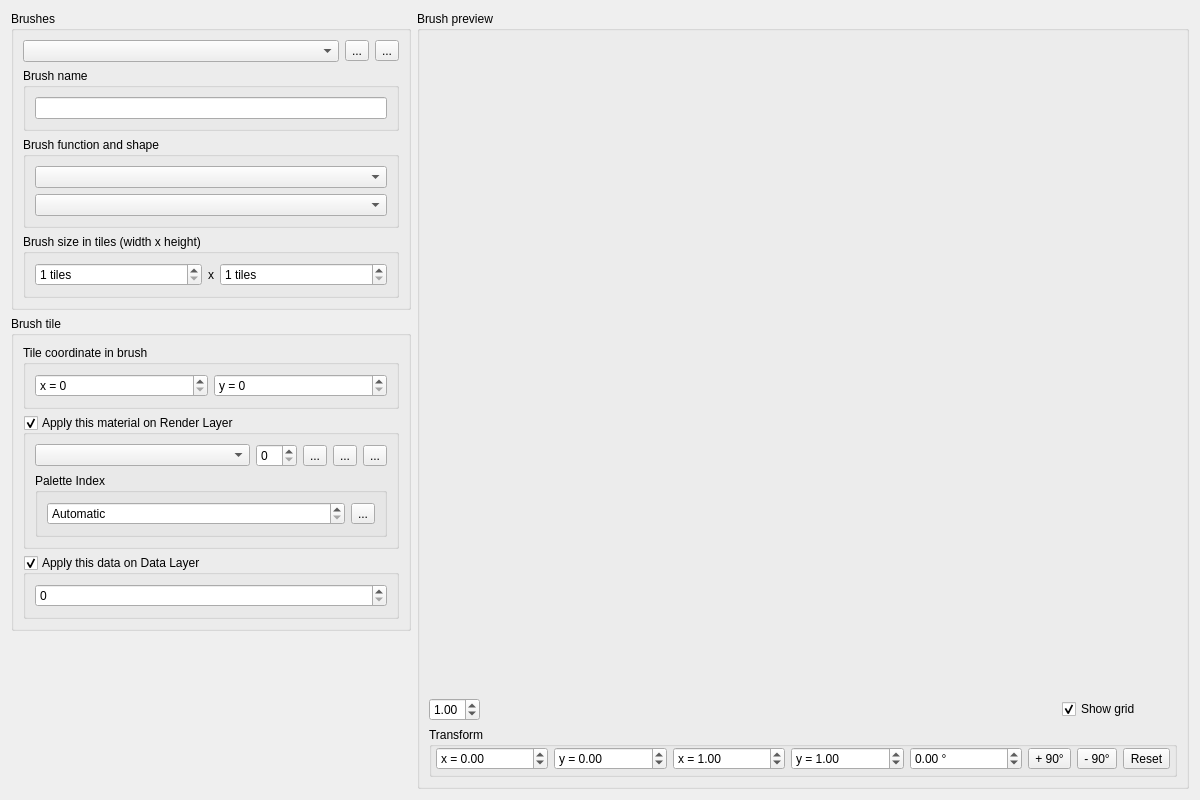
<?xml version="1.0" encoding="UTF-8"?>
<ui version="4.0">
 <class>DlgTileTool</class>
 <widget class="QDialog" name="DlgTileTool">
  <property name="geometry">
   <rect>
    <x>0</x>
    <y>0</y>
    <width>1200</width>
    <height>800</height>
   </rect>
  </property>
  <property name="windowTitle">
   <string>Brush Editor</string>
  </property>
  <property name="windowIcon">
   <iconset resource="../resource/resource.qrc">
    <normaloff>:/16x16_ico_png/brush.png</normaloff>:/16x16_ico_png/brush.png</iconset>
  </property>
  <layout class="QHBoxLayout" name="horizontalLayout_5">
   <item>
    <layout class="QVBoxLayout" name="verticalLayout_5">
     <item>
      <widget class="QGroupBox" name="groupBox">
       <property name="sizePolicy">
        <sizepolicy hsizetype="Maximum" vsizetype="Preferred">
         <horstretch>0</horstretch>
         <verstretch>0</verstretch>
        </sizepolicy>
       </property>
       <property name="minimumSize">
        <size>
         <width>400</width>
         <height>0</height>
        </size>
       </property>
       <property name="title">
        <string>Brushes</string>
       </property>
       <property name="flat">
        <bool>false</bool>
       </property>
       <layout class="QVBoxLayout" name="verticalLayout_2">
        <item>
         <layout class="QHBoxLayout" name="horizontalLayout_7">
          <item>
           <widget class="QComboBox" name="cmbTool">
            <property name="editable">
             <bool>false</bool>
            </property>
           </widget>
          </item>
          <item>
           <widget class="QToolButton" name="btnAddTool">
            <property name="toolTip">
             <string>Add a new tool</string>
            </property>
            <property name="text">
             <string>...</string>
            </property>
            <property name="icon">
             <iconset resource="../resource/resource.qrc">
              <normaloff>:/16x16_ico_png/add.png</normaloff>:/16x16_ico_png/add.png</iconset>
            </property>
            <property name="arrowType">
             <enum>Qt::NoArrow</enum>
            </property>
           </widget>
          </item>
          <item>
           <widget class="QToolButton" name="btnDelTool">
            <property name="toolTip">
             <string>Delete current tool</string>
            </property>
            <property name="text">
             <string>...</string>
            </property>
            <property name="icon">
             <iconset resource="../resource/resource.qrc">
              <normaloff>:/16x16_ico_png/delete.png</normaloff>:/16x16_ico_png/delete.png</iconset>
            </property>
            <property name="arrowType">
             <enum>Qt::NoArrow</enum>
            </property>
           </widget>
          </item>
         </layout>
        </item>
        <item>
         <widget class="QGroupBox" name="groupBox_3">
          <property name="title">
           <string>Brush name</string>
          </property>
          <property name="flat">
           <bool>true</bool>
          </property>
          <layout class="QVBoxLayout" name="verticalLayout">
           <item>
            <widget class="QLineEdit" name="toolName"/>
           </item>
          </layout>
         </widget>
        </item>
        <item>
         <widget class="QGroupBox" name="groupBox_7">
          <property name="title">
           <string>Brush function and shape</string>
          </property>
          <property name="flat">
           <bool>true</bool>
          </property>
          <layout class="QVBoxLayout" name="verticalLayout_6">
           <item>
            <widget class="QComboBox" name="cmbToolFunction"/>
           </item>
           <item>
            <widget class="QComboBox" name="cmbToolShape"/>
           </item>
          </layout>
         </widget>
        </item>
        <item>
         <widget class="QGroupBox" name="groupBox_4">
          <property name="title">
           <string>Brush size in tiles (width x height)</string>
          </property>
          <property name="flat">
           <bool>true</bool>
          </property>
          <layout class="QHBoxLayout" name="horizontalLayout">
           <item>
            <widget class="QSpinBox" name="toolWidth">
             <property name="sizePolicy">
              <sizepolicy hsizetype="Preferred" vsizetype="Fixed">
               <horstretch>0</horstretch>
               <verstretch>0</verstretch>
              </sizepolicy>
             </property>
             <property name="suffix">
              <string> tiles</string>
             </property>
             <property name="minimum">
              <number>1</number>
             </property>
             <property name="maximum">
              <number>1024</number>
             </property>
            </widget>
           </item>
           <item>
            <widget class="QLabel" name="label_15">
             <property name="sizePolicy">
              <sizepolicy hsizetype="Maximum" vsizetype="Preferred">
               <horstretch>0</horstretch>
               <verstretch>0</verstretch>
              </sizepolicy>
             </property>
             <property name="text">
              <string>x</string>
             </property>
            </widget>
           </item>
           <item>
            <widget class="QSpinBox" name="toolHeight">
             <property name="sizePolicy">
              <sizepolicy hsizetype="Preferred" vsizetype="Fixed">
               <horstretch>0</horstretch>
               <verstretch>0</verstretch>
              </sizepolicy>
             </property>
             <property name="suffix">
              <string> tiles</string>
             </property>
             <property name="minimum">
              <number>1</number>
             </property>
             <property name="maximum">
              <number>1024</number>
             </property>
            </widget>
           </item>
          </layout>
         </widget>
        </item>
       </layout>
      </widget>
     </item>
     <item>
      <widget class="QGroupBox" name="currentTile">
       <property name="minimumSize">
        <size>
         <width>400</width>
         <height>0</height>
        </size>
       </property>
       <property name="title">
        <string>Brush tile</string>
       </property>
       <layout class="QVBoxLayout" name="verticalLayout_3">
        <item>
         <widget class="QGroupBox" name="groupBox_8">
          <property name="title">
           <string>Tile coordinate in brush</string>
          </property>
          <property name="flat">
           <bool>true</bool>
          </property>
          <layout class="QHBoxLayout" name="horizontalLayout_2">
           <item>
            <widget class="QSpinBox" name="tileCol">
             <property name="prefix">
              <string>x = </string>
             </property>
            </widget>
           </item>
           <item>
            <widget class="QSpinBox" name="tileRow">
             <property name="prefix">
              <string>y = </string>
             </property>
            </widget>
           </item>
          </layout>
         </widget>
        </item>
        <item>
         <widget class="QGroupBox" name="material">
          <property name="title">
           <string>Apply this material on Render Layer</string>
          </property>
          <property name="flat">
           <bool>true</bool>
          </property>
          <property name="checkable">
           <bool>true</bool>
          </property>
          <layout class="QVBoxLayout" name="verticalLayout_7">
           <item>
            <layout class="QHBoxLayout" name="horizontalLayout_3">
             <item>
              <widget class="QComboBox" name="cmbToolMaterial">
               <property name="sizePolicy">
                <sizepolicy hsizetype="Preferred" vsizetype="Fixed">
                 <horstretch>0</horstretch>
                 <verstretch>0</verstretch>
                </sizepolicy>
               </property>
               <property name="placeholderText">
                <string/>
               </property>
              </widget>
             </item>
             <item>
              <widget class="QSpinBox" name="tileIndex">
               <property name="sizePolicy">
                <sizepolicy hsizetype="Maximum" vsizetype="Fixed">
                 <horstretch>0</horstretch>
                 <verstretch>0</verstretch>
                </sizepolicy>
               </property>
              </widget>
             </item>
             <item>
              <widget class="QToolButton" name="btnSelectToolMaterial">
               <property name="toolTip">
                <string>Select tool material</string>
               </property>
               <property name="text">
                <string>...</string>
               </property>
               <property name="icon">
                <iconset resource="../resource/resource.qrc">
                 <normaloff>:/16x16_ico_png/material.png</normaloff>:/16x16_ico_png/material.png</iconset>
               </property>
               <property name="arrowType">
                <enum>Qt::NoArrow</enum>
               </property>
              </widget>
             </item>
             <item>
              <widget class="QToolButton" name="btnSetToolMaterialParams">
               <property name="toolTip">
                <string>Set tool material parameters</string>
               </property>
               <property name="text">
                <string>...</string>
               </property>
               <property name="icon">
                <iconset resource="../resource/resource.qrc">
                 <normaloff>:/16x16_ico_png/edit.png</normaloff>:/16x16_ico_png/edit.png</iconset>
               </property>
              </widget>
             </item>
             <item>
              <widget class="QToolButton" name="btnEditToolMaterial">
               <property name="toolTip">
                <string>Edit tool material</string>
               </property>
               <property name="text">
                <string>...</string>
               </property>
               <property name="icon">
                <iconset resource="../resource/resource.qrc">
                 <normaloff>:/16x16_ico_png/material_go.png</normaloff>:/16x16_ico_png/material_go.png</iconset>
               </property>
               <property name="arrowType">
                <enum>Qt::NoArrow</enum>
               </property>
              </widget>
             </item>
            </layout>
           </item>
           <item>
            <widget class="QGroupBox" name="groupBox_6">
             <property name="title">
              <string>Palette Index</string>
             </property>
             <property name="flat">
              <bool>true</bool>
             </property>
             <layout class="QHBoxLayout" name="horizontalLayout_4">
              <item>
               <widget class="QSpinBox" name="toolPaletteIndex">
                <property name="sizePolicy">
                 <sizepolicy hsizetype="Preferred" vsizetype="Fixed">
                  <horstretch>0</horstretch>
                  <verstretch>0</verstretch>
                 </sizepolicy>
                </property>
                <property name="specialValueText">
                 <string>Automatic</string>
                </property>
                <property name="suffix">
                 <string/>
                </property>
                <property name="prefix">
                 <string/>
                </property>
                <property name="minimum">
                 <number>-1</number>
                </property>
                <property name="maximum">
                 <number>255</number>
                </property>
                <property name="value">
                 <number>-1</number>
                </property>
               </widget>
              </item>
              <item>
               <widget class="QToolButton" name="btnResetPaletteIndex">
                <property name="toolTip">
                 <string>Reset palette indexing to 'Automatic'</string>
                </property>
                <property name="text">
                 <string>...</string>
                </property>
                <property name="icon">
                 <iconset resource="../resource/resource.qrc">
                  <normaloff>:/16x16_ico_png/reset.png</normaloff>:/16x16_ico_png/reset.png</iconset>
                </property>
                <property name="autoRaise">
                 <bool>false</bool>
                </property>
                <property name="arrowType">
                 <enum>Qt::NoArrow</enum>
                </property>
               </widget>
              </item>
             </layout>
            </widget>
           </item>
          </layout>
         </widget>
        </item>
        <item>
         <widget class="QGroupBox" name="data">
          <property name="title">
           <string>Apply this data on Data Layer</string>
          </property>
          <property name="flat">
           <bool>true</bool>
          </property>
          <property name="checkable">
           <bool>true</bool>
          </property>
          <layout class="QVBoxLayout" name="verticalLayout_8">
           <item>
            <widget class="QSpinBox" name="toolValue">
             <property name="sizePolicy">
              <sizepolicy hsizetype="Preferred" vsizetype="Fixed">
               <horstretch>0</horstretch>
               <verstretch>0</verstretch>
              </sizepolicy>
             </property>
             <property name="stepType">
              <enum>QAbstractSpinBox::AdaptiveDecimalStepType</enum>
             </property>
            </widget>
           </item>
          </layout>
         </widget>
        </item>
       </layout>
      </widget>
     </item>
     <item>
      <spacer name="verticalSpacer_2">
       <property name="orientation">
        <enum>Qt::Vertical</enum>
       </property>
       <property name="sizeType">
        <enum>QSizePolicy::MinimumExpanding</enum>
       </property>
       <property name="sizeHint" stdset="0">
        <size>
         <width>20</width>
         <height>40</height>
        </size>
       </property>
      </spacer>
     </item>
    </layout>
   </item>
   <item>
    <widget class="QGroupBox" name="groupBox_2">
     <property name="title">
      <string>Brush preview</string>
     </property>
     <layout class="QVBoxLayout" name="verticalLayout_4">
      <item>
       <widget class="gui::GfxWidget" name="widget" native="true">
        <property name="sizePolicy">
         <sizepolicy hsizetype="MinimumExpanding" vsizetype="MinimumExpanding">
          <horstretch>0</horstretch>
          <verstretch>0</verstretch>
         </sizepolicy>
        </property>
        <property name="focusPolicy">
         <enum>Qt::StrongFocus</enum>
        </property>
       </widget>
      </item>
      <item>
       <layout class="QHBoxLayout" name="horizontalLayout_6">
        <item>
         <widget class="QDoubleSpinBox" name="zoom">
          <property name="minimum">
           <double>0.100000000000000</double>
          </property>
          <property name="maximum">
           <double>5.000000000000000</double>
          </property>
          <property name="singleStep">
           <double>0.100000000000000</double>
          </property>
          <property name="stepType">
           <enum>QAbstractSpinBox::AdaptiveDecimalStepType</enum>
          </property>
          <property name="value">
           <double>1.000000000000000</double>
          </property>
         </widget>
        </item>
        <item>
         <spacer name="horizontalSpacer">
          <property name="orientation">
           <enum>Qt::Horizontal</enum>
          </property>
          <property name="sizeHint" stdset="0">
           <size>
            <width>40</width>
            <height>20</height>
           </size>
          </property>
         </spacer>
        </item>
        <item>
         <widget class="QCheckBox" name="chkGrid">
          <property name="text">
           <string>Show grid</string>
          </property>
          <property name="checked">
           <bool>true</bool>
          </property>
         </widget>
        </item>
        <item>
         <widget class="color_widgets::ColorSelector" name="widgetColor">
          <property name="minimumSize">
           <size>
            <width>30</width>
            <height>20</height>
           </size>
          </property>
          <property name="focusPolicy">
           <enum>Qt::TabFocus</enum>
          </property>
         </widget>
        </item>
       </layout>
      </item>
      <item>
       <widget class="QGroupBox" name="transform">
        <property name="sizePolicy">
         <sizepolicy hsizetype="Preferred" vsizetype="Preferred">
          <horstretch>0</horstretch>
          <verstretch>0</verstretch>
         </sizepolicy>
        </property>
        <property name="maximumSize">
         <size>
          <width>16777215</width>
          <height>16777215</height>
         </size>
        </property>
        <property name="title">
         <string>Transform</string>
        </property>
        <property name="flat">
         <bool>false</bool>
        </property>
        <property name="checkable">
         <bool>false</bool>
        </property>
        <property name="checked">
         <bool>false</bool>
        </property>
        <layout class="QHBoxLayout" name="horizontalLayout_8">
         <property name="leftMargin">
          <number>4</number>
         </property>
         <property name="topMargin">
          <number>0</number>
         </property>
         <property name="rightMargin">
          <number>4</number>
         </property>
         <property name="bottomMargin">
          <number>4</number>
         </property>
         <item>
          <widget class="QDoubleSpinBox" name="translateX">
           <property name="sizePolicy">
            <sizepolicy hsizetype="Minimum" vsizetype="Fixed">
             <horstretch>0</horstretch>
             <verstretch>0</verstretch>
            </sizepolicy>
           </property>
           <property name="prefix">
            <string>x = </string>
           </property>
           <property name="minimum">
            <double>-10000.000000000000000</double>
           </property>
           <property name="maximum">
            <double>10000.000000000000000</double>
           </property>
           <property name="stepType">
            <enum>QAbstractSpinBox::AdaptiveDecimalStepType</enum>
           </property>
          </widget>
         </item>
         <item>
          <widget class="QDoubleSpinBox" name="translateY">
           <property name="sizePolicy">
            <sizepolicy hsizetype="Minimum" vsizetype="Fixed">
             <horstretch>0</horstretch>
             <verstretch>0</verstretch>
            </sizepolicy>
           </property>
           <property name="prefix">
            <string>y = </string>
           </property>
           <property name="minimum">
            <double>-10000.000000000000000</double>
           </property>
           <property name="maximum">
            <double>10000.000000000000000</double>
           </property>
           <property name="stepType">
            <enum>QAbstractSpinBox::AdaptiveDecimalStepType</enum>
           </property>
          </widget>
         </item>
         <item>
          <widget class="QDoubleSpinBox" name="scaleX">
           <property name="sizePolicy">
            <sizepolicy hsizetype="Minimum" vsizetype="Fixed">
             <horstretch>0</horstretch>
             <verstretch>0</verstretch>
            </sizepolicy>
           </property>
           <property name="prefix">
            <string>x = </string>
           </property>
           <property name="suffix">
            <string/>
           </property>
           <property name="minimum">
            <double>0.100000000000000</double>
           </property>
           <property name="maximum">
            <double>100.000000000000000</double>
           </property>
           <property name="singleStep">
            <double>0.100000000000000</double>
           </property>
           <property name="stepType">
            <enum>QAbstractSpinBox::AdaptiveDecimalStepType</enum>
           </property>
           <property name="value">
            <double>1.000000000000000</double>
           </property>
          </widget>
         </item>
         <item>
          <widget class="QDoubleSpinBox" name="scaleY">
           <property name="prefix">
            <string>y = </string>
           </property>
           <property name="suffix">
            <string/>
           </property>
           <property name="minimum">
            <double>0.100000000000000</double>
           </property>
           <property name="maximum">
            <double>100.000000000000000</double>
           </property>
           <property name="singleStep">
            <double>0.100000000000000</double>
           </property>
           <property name="stepType">
            <enum>QAbstractSpinBox::AdaptiveDecimalStepType</enum>
           </property>
           <property name="value">
            <double>1.000000000000000</double>
           </property>
          </widget>
         </item>
         <item>
          <widget class="QDoubleSpinBox" name="rotation">
           <property name="wrapping">
            <bool>true</bool>
           </property>
           <property name="prefix">
            <string/>
           </property>
           <property name="suffix">
            <string> °</string>
           </property>
           <property name="minimum">
            <double>-180.000000000000000</double>
           </property>
           <property name="maximum">
            <double>180.000000000000000</double>
           </property>
           <property name="stepType">
            <enum>QAbstractSpinBox::AdaptiveDecimalStepType</enum>
           </property>
          </widget>
         </item>
         <item>
          <widget class="QToolButton" name="btnViewPlus90">
           <property name="sizePolicy">
            <sizepolicy hsizetype="Maximum" vsizetype="Fixed">
             <horstretch>0</horstretch>
             <verstretch>0</verstretch>
            </sizepolicy>
           </property>
           <property name="text">
            <string>+ 90°</string>
           </property>
           <property name="icon">
            <iconset resource="../resource/resource.qrc">
             <normaloff>:/16x16_ico_png/arrow_rotate_clockwise.png</normaloff>:/16x16_ico_png/arrow_rotate_clockwise.png</iconset>
           </property>
          </widget>
         </item>
         <item>
          <widget class="QToolButton" name="btnViewMinus90">
           <property name="sizePolicy">
            <sizepolicy hsizetype="Maximum" vsizetype="Fixed">
             <horstretch>0</horstretch>
             <verstretch>0</verstretch>
            </sizepolicy>
           </property>
           <property name="text">
            <string>- 90°</string>
           </property>
           <property name="icon">
            <iconset resource="../resource/resource.qrc">
             <normaloff>:/16x16_ico_png/arrow_rotate_anticlockwise.png</normaloff>:/16x16_ico_png/arrow_rotate_anticlockwise.png</iconset>
           </property>
          </widget>
         </item>
         <item>
          <widget class="QToolButton" name="btnViewReset">
           <property name="text">
            <string>Reset</string>
           </property>
           <property name="icon">
            <iconset resource="../resource/resource.qrc">
             <normaloff>:/16x16_ico_png/reset.png</normaloff>:/16x16_ico_png/reset.png</iconset>
           </property>
          </widget>
         </item>
        </layout>
       </widget>
      </item>
     </layout>
    </widget>
   </item>
  </layout>
 </widget>
 <customwidgets>
  <customwidget>
   <class>color_widgets::ColorPreview</class>
   <extends>QWidget</extends>
   <header>color_preview.hpp</header>
  </customwidget>
  <customwidget>
   <class>color_widgets::ColorSelector</class>
   <extends>color_widgets::ColorPreview</extends>
   <header>color_selector.hpp</header>
  </customwidget>
  <customwidget>
   <class>gui::GfxWidget</class>
   <extends>QWidget</extends>
   <header>gfxwidget.h</header>
   <container>1</container>
  </customwidget>
 </customwidgets>
 <tabstops>
  <tabstop>cmbTool</tabstop>
  <tabstop>btnAddTool</tabstop>
  <tabstop>btnDelTool</tabstop>
  <tabstop>toolName</tabstop>
  <tabstop>cmbToolFunction</tabstop>
  <tabstop>cmbToolShape</tabstop>
  <tabstop>toolWidth</tabstop>
  <tabstop>toolHeight</tabstop>
  <tabstop>tileCol</tabstop>
  <tabstop>tileRow</tabstop>
  <tabstop>material</tabstop>
  <tabstop>cmbToolMaterial</tabstop>
  <tabstop>tileIndex</tabstop>
  <tabstop>btnSelectToolMaterial</tabstop>
  <tabstop>btnSetToolMaterialParams</tabstop>
  <tabstop>btnEditToolMaterial</tabstop>
  <tabstop>toolPaletteIndex</tabstop>
  <tabstop>btnResetPaletteIndex</tabstop>
  <tabstop>data</tabstop>
  <tabstop>toolValue</tabstop>
  <tabstop>widget</tabstop>
  <tabstop>zoom</tabstop>
  <tabstop>chkGrid</tabstop>
  <tabstop>widgetColor</tabstop>
  <tabstop>translateX</tabstop>
  <tabstop>translateY</tabstop>
  <tabstop>scaleX</tabstop>
  <tabstop>scaleY</tabstop>
  <tabstop>rotation</tabstop>
  <tabstop>btnViewPlus90</tabstop>
  <tabstop>btnViewMinus90</tabstop>
  <tabstop>btnViewReset</tabstop>
 </tabstops>
 <resources>
  <include location="../resource/resource.qrc"/>
 </resources>
 <connections/>
</ui>
